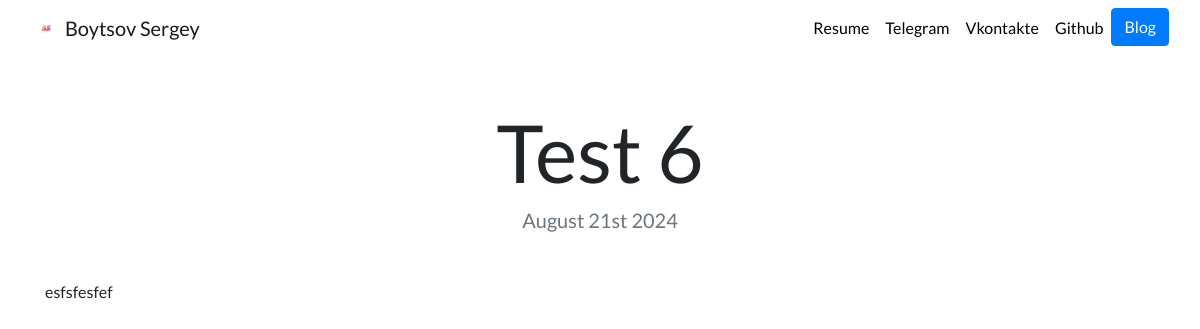
/blog/6/, run on an earlier commit of the app's database.
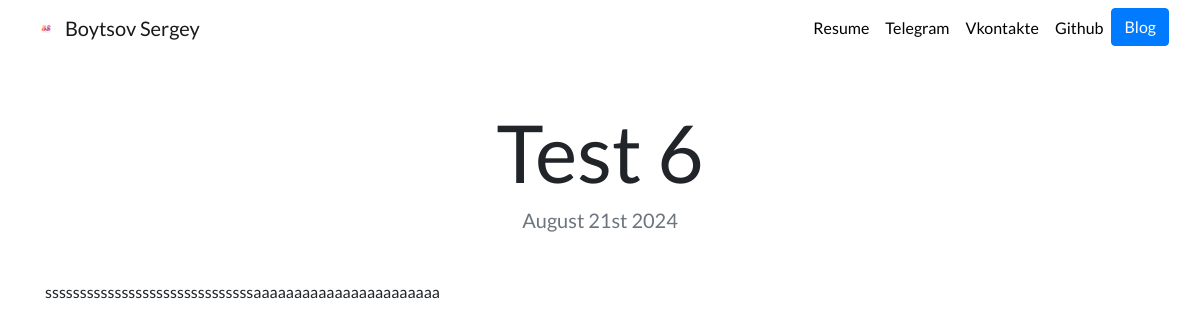
And on a later commit of the database.
### blog/models.py (models this page shows, shortened)
class Blog(models.Model):
    title = models.CharField(max_length=200)
    description = models.TextField()
    date = models.DateField()

### blog/views.py (the view)
# urls.py: path('<int:blog_id>/', views.all_detail, name='detail'),
def all_detail(request, blog_id):
    blog = get_object_or_404(Blog, pk=blog_id)
    return render(request, 'blog/detail.html', {'blog': blog})

### blog/templates/blog/detail.html
{% extends "portfolio/base.html" %}
{% load static %}
{% block content %}
<h1 class="text-center mt-5" id="blogdetailtitle">{{ blog.title }}</h1>
<h5 class="text-center text-muted mb-5">{{ blog.date|date:'F jS Y' }}</h5>
{{ blog.description|safe }}
{% endblock %}

What changed in the data, as far as the page shows it:
changed Blog "Test 6": description "esfsfesfef" → "ssssssssssssssssssssssssssssssaaaaaaaaaaaaaaaaaaaaaaa"
